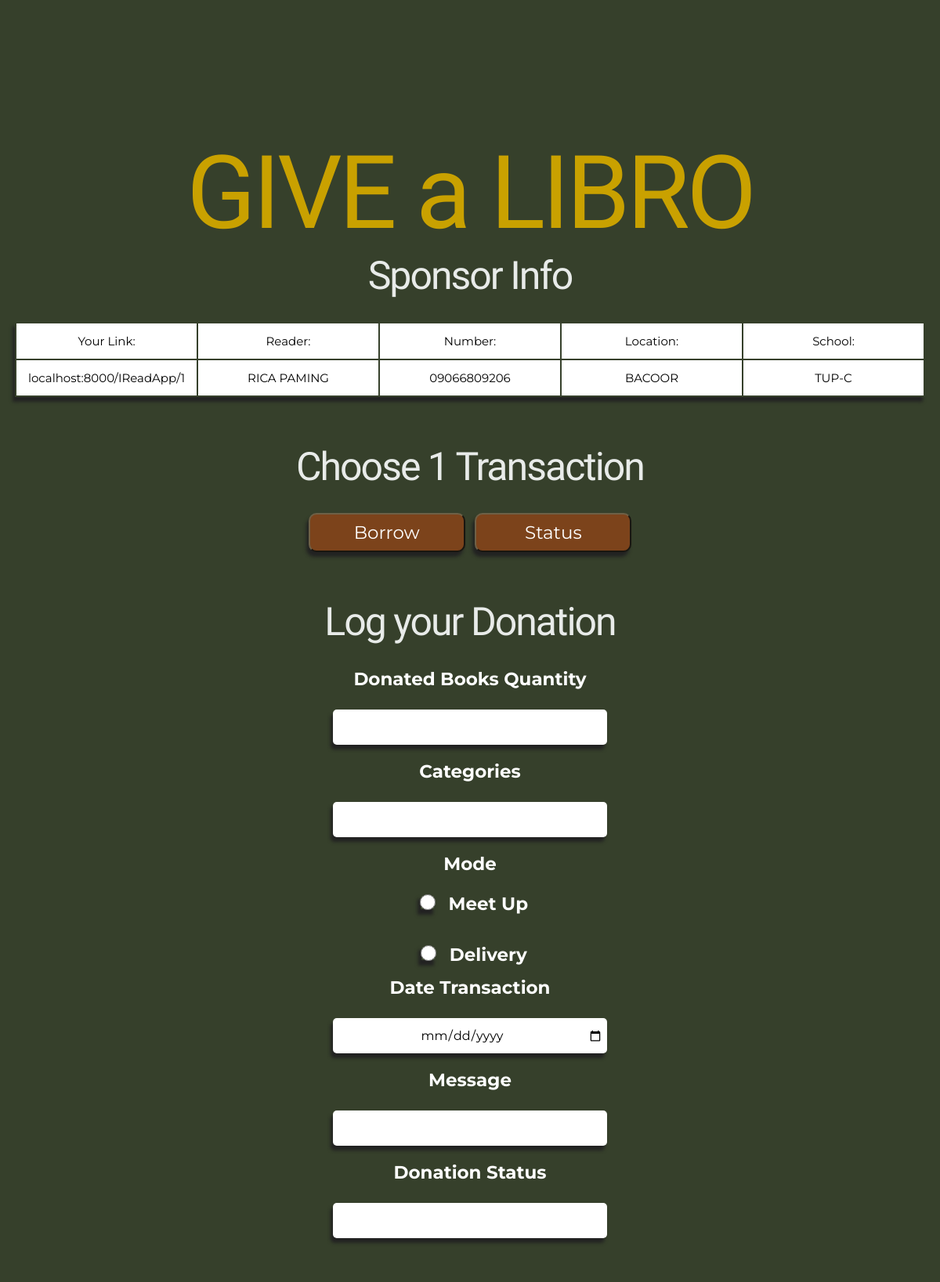
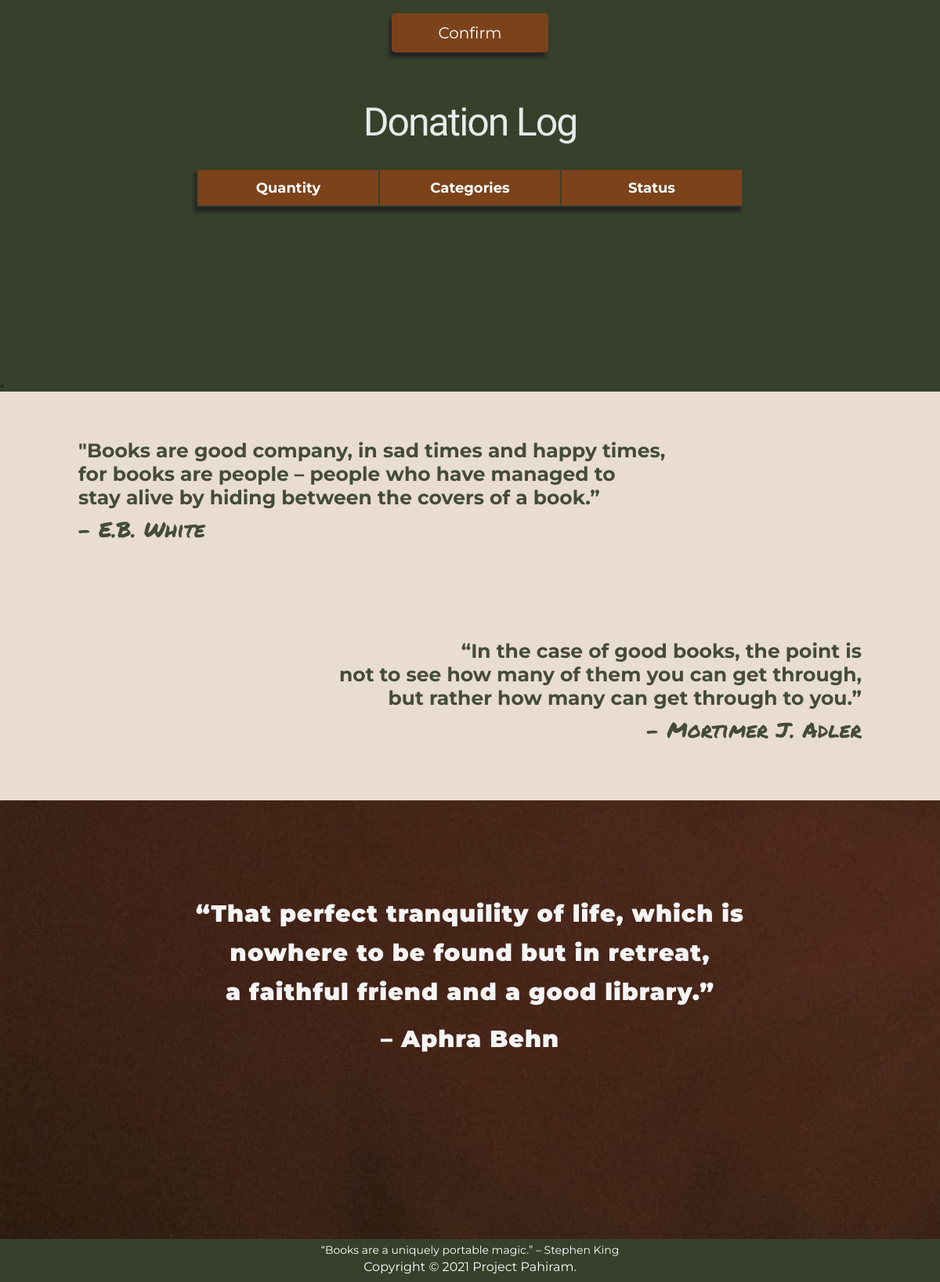
Screenshot of /IReadApp/1/donatepage/ with the database file from the repository (2 pictures, top to bottom).
### IReadApp/models.py (models this page shows)
class Borrower(models.Model):
	Reader = models.TextField(default="")
	Number = models.TextField(default="")
	Location = models.TextField(default="")
	School = models.TextField(default="")
	class meta:
		db_table="Borrower"

### IReadApp/views.py (the view)
# urls.py: url(r'^IReadApp/(\d+)/donatepage/$', views.DonatePage, name='donatepage'), #OK
def DonatePage(request, MainID):#OK
	mId = Borrower.objects.get(id=MainID)
	return render (request, 'donationpage.html', {'mId':mId}) #view and additemlog and self #old urls

### IReadApp/templates/donationpage.html (shortened to what this page needs)
{% extends 'base.html' %}
{%load static%}
{% block content %}
        <div class="TAO" id="TAO">
            <div class="borrow" id="borrow">
                 <h1 class="title">GIVE a LIBRO</h1>
                    <p class="sub">Sponsor Info</p>
             <table>
                <tr>
                 <td>Your Link:</td>
                    <td>Reader:</td>
                    <td>Number:</td>
                    <td>Location:</td>
                    <td>School:</td>
                </tr>
                <tr>
                    <td>localhost:8000/IReadApp/{{mId.id}}</td>
                    <td>{{mId.Reader.upper}}</td>
                    <td>{{mId.Number.upper}}</td>
                    <td>{{mId.Location.upper}}</td>
                    <td>{{mId.School.upper}}</td>
                </tr>
            </table>
            </div>
            <div class="click">
            <p class="sub">Choose 1 Transaction</p>
            <button id="pahiram" value="borrow">Borrow</button>
            <button id="penalty" value="penalty">Status</button>
            </div>
            <form method="POST" id="fields" action="">
                <p id="log">Log your Donation</p>
                <div class="Book-Info">
                <label>Donated Books Quantity</label> <br>
                <input type="Number" name="Quantity" id="Quantity" min="1" required> <br>
                <label>Categories</label> <br>
                <input type="text" name="Categories" id="Categories" required> <br>
                <label>Mode</label> <br>
                <input type="radio" id="meetup" name="key"  onclick="modefunc()">
                <label>Meet Up</label><br>
                <input type="radio" id="delivery" name="key"  onclick="modefunc()">
                <label>Delivery</label><br>
                <label>Date Transaction</label> <br>
                <input type="date" name="DateTrans" id="DateTrans" required onchange="donstsFunc()"> <br>
                <label>Message</label> <br>
                <input type="text" name="Message" id="Message" > <br>
                <label>Donation Status</label> <br>
                <input type="text" name="DonSts" id="DonSts" required readonly=""> <br>
                <br>
                <input type="submit" name="btn-list" id="btnSave" value="Confirm" class="button">
                </div>
            </form>
        </div>
        <div class="logstat">
            <p id="log">Donation Log</p>
            <table id="booklist" name="booklist">
                <tr>
                    <th>Quantity</th>
                    <th>Categories</th>
                    <th>Status</th>
                </tr>
            </table>
        </div>
{% endblock %}

### IReadApp/static/css/main.css (style rules this page uses)
* { padding: 0; margin: 0; box-sizing: border-box; }
html { height: 100%; font-size: 10px; font-family: 'Montserrat', sans-serif; scroll-behavior: smooth; }
body { height: 100%; background-color: #36402b; background-size: cover; background-attachment: fixed; }
h1 { text-align: center; }
.TAO { min-height: 60vh; }
.borrow { margin-top: 100px; padding-top: 70px; }
.sub, #log, .sub2 { color:#e8ebe9; text-align: center; font-size: 5rem; letter-spacing: -2px; font-weight: lighter; padding-bottom: 30px; font-family:'Gentium Book Basic', serif; }
.title { color: #c9a100; text-align: center; font-size: 13rem; letter-spacing: -4px; font-family:'Gentium Book Basic', serif; font-weight: lighter; }
.Book-Info { min-height: 20vh; flex-direction: column; align-items: center; box-sizing: border-box; text-align: center; }
.Book-Info input { background-color: #fff; box-shadow: -3px 6px 4px #222; align-items: center; margin: 25px 10px 20px 10px; width: 350px; height: 45px; border: none; outline: none; padding: 0 5px; font-size: 16px; border-radius: 5px; font-family:'Montserrat', sans-serif; text-align: center; }
.Book-Info input::placeholder { font-family:'Montserrat', sans-serif; font-size: 17px; text-align: center; }
.Book-Info .button { width: 200px; height: 50px; border: none; background:rgb(124, 67, 27); color: white; outline: none; cursor: pointer; font-size: 20px; font-family:'Montserrat', sans-serif; border-style: none; }
.logstat { align-items: center; margin-left: auto; margin-right: auto; min-height: 50vh; padding-bottom: 70px; }
.logstat p { color:#e8ebe9; padding-top: 40px; padding-bottom: 20px; font-size: 5rem; font-family:'Gentium Book Basic', serif; font-weight: lighter; letter-spacing: -2px; text-align: center; }
table { box-shadow: -3px 6px 4px #222; margin-left: auto; margin-right: auto; }
th { background-color:rgb(124, 67, 27); align-items: center; margin: 25px 10px 20px 10px; height: 45px; border: none; outline: none; padding: 0 5px; font-size: 18px; color: white; font-family:'Montserrat', sans-serif; text-align: center; width: 230px; }
td { background-color: white; align-items: center; margin: 25px 10px 20px 10px; height: 45px; border: none; outline: none; padding: 0 5px; font-size: 15px; color: black; font-family:'Montserrat', sans-serif; text-align: center; width: 230px; }
.click { padding: 60px; text-align: center; }
#pahiram, #donate, #penalty, #reg { font-family: 'Montserrat', sans-serif; width: 200px; height: 50px; border-color: #6e6046; background:rgb(124, 67, 27); color: white; box-shadow: -3px 6px 4px #222; border-radius: 10px; font-size: 2.3rem; padding-bottom: 0px; margin-right: 5px; margin-left: 5px; }
.Book-Info { color: white; text-align: center; font-family:'Montserrat', sans-serif; font-size: 23px; font-weight: bold; margin-bottom: 0px; }

### IReadApp/templates/base.html (style rules this page uses)
.click { padding: 60px; text-align: center; }
#pahiram, #donate, #penalty, #reg, #ret { font-family: 'Montserrat', sans-serif; width: 200px; height: 50px; border-color: #6e6046; background:rgb(124, 67, 27); color: white; box-shadow: -3px 6px 4px #222; border-radius: 10px; font-size: 2.3rem; padding-bottom: 0px; margin-right: 5px; margin-left: 5px; }
.Book-Info { color: white; text-align: center; font-family:'Montserrat', sans-serif; font-size: 23px; font-weight: bold; margin-bottom: 0px; }
#meetup, #delivery, .courier input, .through input { background-color: #fff; box-shadow: -3px 6px 4px #222; align-items: center; margin: 25px 10px 20px 10px; width: 20px; height: 20px; border: none; outline: none; padding: 0 5px; font-size: 16px; border-radius: 5px; font-family:'Montserrat', sans-serif; text-align: center; }

### rows the page displays
Borrower: id "1", Reader "RICA PAMING", Number "09066809206", Location "BACOOR", School "TUP-C"
